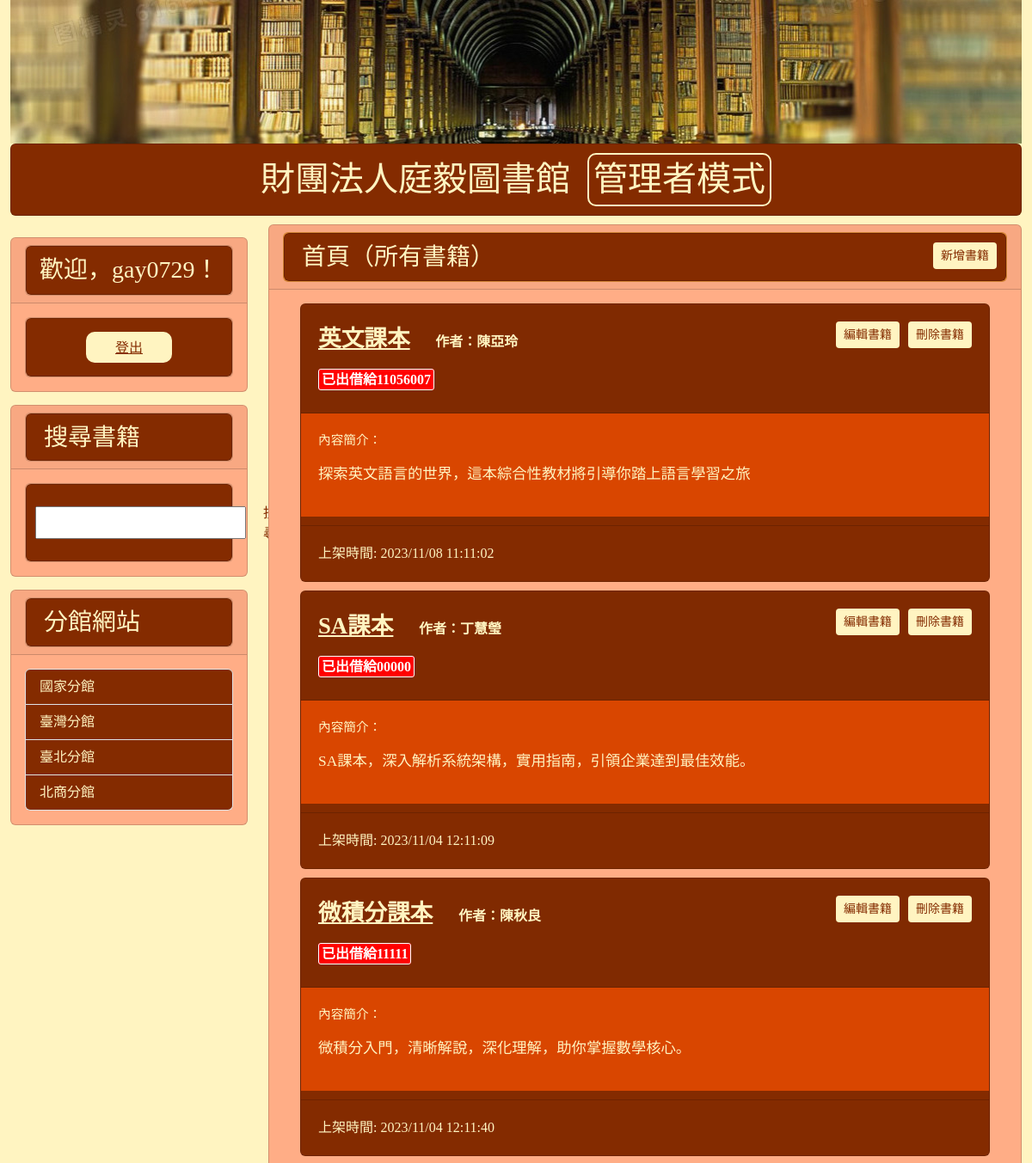
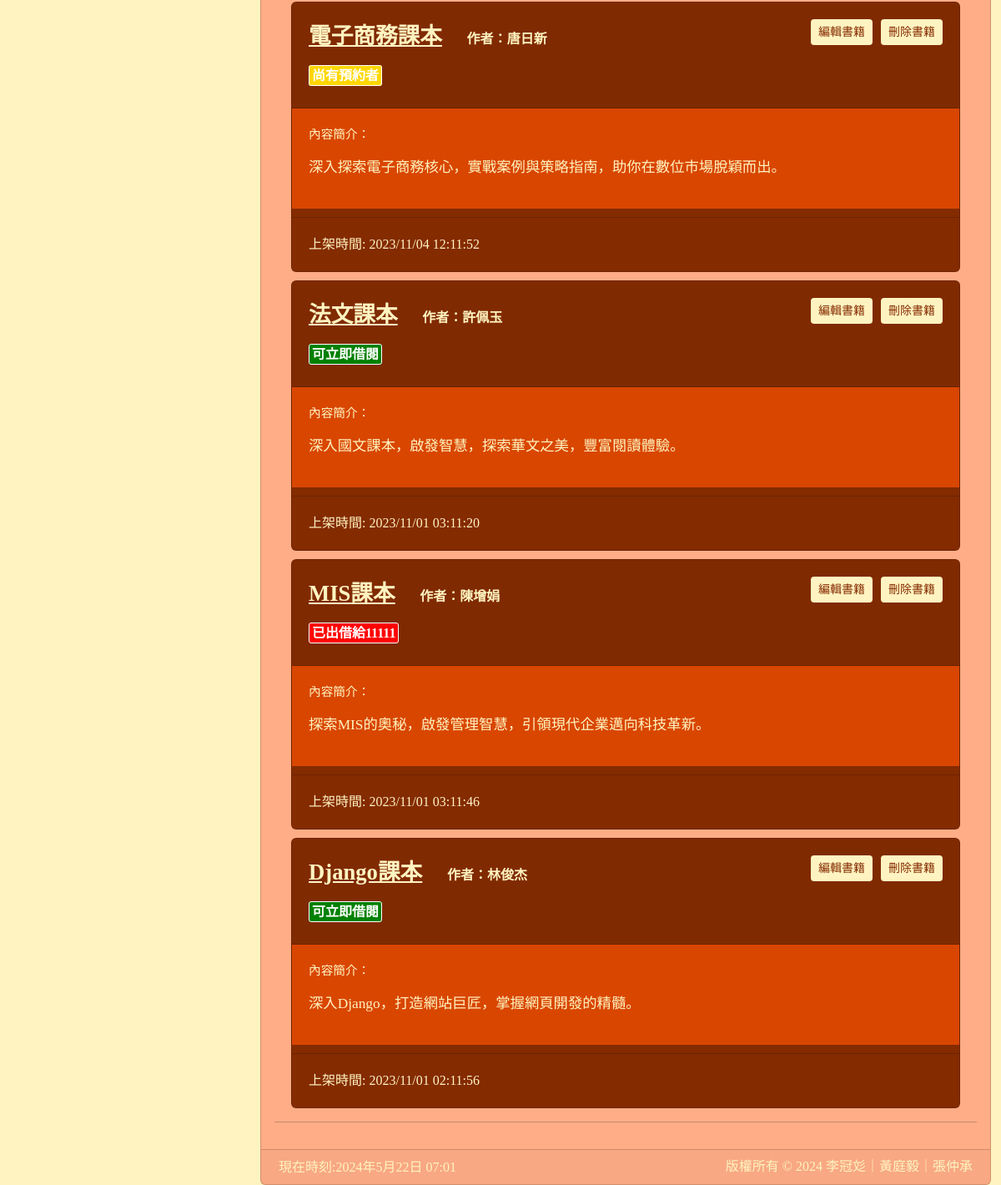
The app's page / (signed in) with its own data (2 pictures, top to bottom).
### mysite/models.py (models this page shows, shortened)
class Post(models.Model):
    title = models.CharField(max_length=50)
    write = models.CharField(max_length=50, default="不詳")
    slug = models.CharField(max_length=200)
    bookstype=[("一般書籍","一般書籍"),("教學用書","教學用書")]
    category = models.CharField(max_length=20, choices=bookstype, default="一般書籍")
    intro = models.TextField(default="", blank=True)
    photolink = models.TextField(default="", blank=True)
    body = models.TextField()
    borrower = models.CharField(max_length=150, blank=True, null=True)
    isBorrow = models.BooleanField(_("外借中"), default=False)
    pub_date = models.DateTimeField(auto_now_add=True)
    reservations = models.ManyToManyField(User, related_name='reserved_books', blank=True)
    borrowing_records = models.ManyToManyField(BorrowingRecord, related_name='borrowed_books', blank=True)
    @property
    def formatted_is_borrow(self):
        if self.isBorrow:
            try:
                user = User.objects.get(username=self.borrower)
                return f'<span style="color: white; background-color: red; border: 1px solid white; padding: 3px; border-radius: 3px;">已出借給{user.username}</span>'
            except User.DoesNotExist:
                return f'<span style="color: white; background-color: red; border: 1px solid white; padding: 3px; border-radius: 3px;">已出借給 {self.borrower}</span>'
        elif self.is_reserved:
            reservations = self.reservations.all()
            if reservations and self.borrower != reservations[0].username:
                return '<span style="color: white; background-color: gold; border: 1px solid white; padding: 3px; border-radius: 3px;">尚有預約者</span>'
        else:
            return '<span style="color: white; background-color: green; border: 1px solid white; padding: 3px; border-radius: 3px;">可立即借閱</span>'
    formatted_is_borrow.fget.short_description = "外借狀態"
    @property
    def is_reserved(self):
        return self.reservations.exists()
    class Meta:
        ordering = ("-pub_date",)

### mysite/views.py (the view)
# urls.py: path("",mv.homepage, name="homepage"),
def homepage(request):
    posts=Post.objects.all()
    now=datetime.now()
    return render(request,"index.html",locals())

### templates/index.html (shortened to what this page needs)
{% extends "base.html" %}
{% block headmessage %}
    <div class="card" style="background-color:#FFA042;">
        <div class="card" style="background-color:#842B00;">
            <h3 style="font-family:微軟正黑體; color:#FFF4C1; margin-left: 10px; margin-bottom: 0px; padding: 10px">首頁（所有書籍）
                {% if user.is_staff %}
                    <a class="btn btn-sm" style="background-color:#FFF4C1; color: #842B00; margin-top: 10px; float: right; margin-top: 0px; margin-right: 0px;" href="/add_book">新增書籍</a>
                {% endif %}
            </h3>
        </div>
    </div>
{% endblock headmessage %}
{% block content %}
{% for post in posts %}
<div class="card" style="background-color: #842B00; margin-bottom: 10px; margin-left: 20px; margin-right: 20px;">
    <div class="card-header" style="padding: 10px;">
        <p style="font-family: 微軟正黑體; font-size: 14pt; font-weight: bold; color: #FFF4C1; margin-top: 10px;">
            <a href="/post/{{post.slug}}" style="font-family: 微軟正黑體; font-size: 20pt; font-weight: bold; color: #FFF4C1; padding: 10px; display: inline;">{{post.title}}</a>
            <span style="font-family: 微軟正黑體; font-size: 12pt; font-weight: bold; color: #FFF4C1; margin-left: 15px; margin-top: 0; margin-bottom: 0; margin-right: 20px;">作者：{{post.write}}</span>
            {% if user.is_staff %}
                <a class="btn btn-sm" style="background-color:#FFF4C1; color: #842B00; margin-top: 10px; float: right; margin-top: 0px; margin-right: 10px;" href='{% url 'delete_book' slug=post.slug %}'>刪除書籍</a>
                <a class="btn btn-sm" style="background-color:#FFF4C1; color: #842B00; margin-top: 10px; float: right; margin-top: 0px; margin-right: 10px;" href='{% url 'edit_book' book_id=post.id %}'>編輯書籍</a>
            {% endif %}
        </p>
        <p style="font-family: 微軟正黑體; font-size: 12pt; font-weight: bold; color: #FFF4C1; margin-left: 10px;">
            {{post.formatted_is_borrow|safe}}
        </p>
    </div>
    <div class="card-body" style="font-family: 微軟正黑體; color: #FFF4C1; background-color: #D94600; padding: 20px;">
        <p style="font-size: 11pt;">內容簡介：</p>
        <p style="font-size: 13pt;">
            {{post.intro|truncatechars:40}}
        </p>
    </div>
    <div class="card-footer" style="font-family: 微軟正黑體; margin-top: 10px; color: #FFF4C1; background-color: #842B00; padding: 20px;">
        <p style="font-family:微軟正黑體; font-size:12pt; padding: 0px; margin-bottom: 0px;">
            上架時間:{{post.pub_date| date:" Y/m/d h:m:s"}}
        </p>
    </div>
</div>
{% endfor %}
<hr>
{% endblock content %}

### templates/base.html (shortened to what this page needs)
<!DOCTYPE html>
<html>
    <head>
        <link href="https://cdn.jsdelivr.net/npm/bootstrap@5.3.2/dist/css/bootstrap.min.css" rel="stylesheet">
    </head>
    <body>
        <div class="container-fluid" style="background-color:#FFF4C1">
            {% include "header.html" %}
            <div class="row">
                <div class="col-sm-3 col-md-3">
                    <div class="card" style="background-color:#FFAD86; margin-bottom: 10px; margin-top: 15px">
                        <div class="card-header">
                            <div class="card" style="background-color:#FFAD86;">
                                <div class="card" style="background-color:#842B00;">
                                    <h3 style="font-family:微軟正黑體; color:#FFF4C1; margin-left: 10px; margin-bottom: -10px; margin-top: 5px; padding: 5px">
                                        <div id="user-info">
                                            {% if user.is_authenticated %}
                                                <p>歡迎，{{ user.username }}！</p>
                                            {% else %}
                                                <p>訪客，您好！</p>
                                            {% endif %}
                                        </div>
                                    </h3>
                                </div>
                            </div>
                        </div>
                        <div class="card-body">
                            <div class="card" style="background-color:#FFAD86;">
                                <div class="card" style="background-color:#842B00;">
                                    <div class="list-group">
                                        <div class="row">
                                            <div class="col text-center">
                                                {% if user.is_authenticated %}
                                                    <button type="submit" style="width: 100px; background-color: #FFF4C1; border: none; cursor: pointer; border-radius: 10px; margin-top: 15px; margin-bottom: 15px;">
                                                        <a style="width: 100%; display: block; color: #842B00; border-radius: 10px; padding: 5px;" href="{% url 'logout' %}"> 登出</a>
                                                    </button>
                                                {% endif %}
                                            </div>
                                        </div>
                                    </div>
                                </div>
                            </div>
                        </div>
                    </div>
                    <div class="card" style="background-color:#FFAD86; margin-bottom: 10px; margin-top: 15px">
                        <div class="card-header">
                            <div class="card" style="background-color:#FFAD86;">
                                <div class="card" style="background-color:#842B00;">
                                    <h3 style="font-family:微軟正黑體; color:#FFF4C1; margin-left: 10px; margin-bottom: 0px; padding: 10px">搜尋書籍</h3>
                                </div>
                            </div>
                        </div>
                        <div class="card-body">
                            <div class="card" style="background-color:#FFAD86;">
                                <div class="card" style="background-color:#842B00;">
                                    <div class="list-group">
                                        <form method="get" action="{% url 'search_books' %}" style="margin-top: 20px; display: flex; align-items: center; margin-top: 15px; margin-bottom: 15px; margin-left: 10px;">
                                            <input type="text" name="q" id="search" required style="margin-right: 10px;  padding: 5px;">
                                            <button type="submit" style="background-color: #FFF4C1; color: #842B00; padding: 5px 10px; border: none; cursor: pointer; border-radius: 10px;;">搜尋</button>
                                        </form>
                                    </div>
                                </div>
                            </div>
                        </div>
                    </div>
                    <div class="card" style="background-color:#FFAD86; margin-top: 15px">
                        <div class="card-header">
                            <div class="card" style="background-color:#FFAD86;">
                                <div class="card" style="background-color:#842B00;">
                                    <h3 style="font-family:微軟正黑體; color:#FFF4C1; margin-left: 10px; margin-bottom: 0px; padding: 10px">分館網站</h3>
                                </div>
                            </div>
                        </div>
                        <div class="card-body">
                            <div class="list-group">
                                <a style="font-family:微軟正黑體;color:#FFF4C1;background-color:#842B00" href="https://www.ncl.edu.tw" class="list-group-item">國家分館</a>
                                <a style="font-family:微軟正黑體;color:#FFF4C1;background-color:#842B00" href="https://www.ntl.edu.tw/mp.asp?mp=1" class="list-group-item">臺灣分館</a>
                                <a style="font-family:微軟正黑體;color:#FFF4C1;background-color:#842B00" href="https://tpml.gov.taipei" class="list-group-item">臺北分館</a>
                                <a style="font-family:微軟正黑體;color:#FFF4C1;background-color:#842B00" href="https://library.ntub.edu.tw/wSite/mp" class="list-group-item">北商分館</a>
                            </div>
                        </div>
                    </div>
                </div>
                <div class="col-sm-9 col-md-9">
                    <div class="card" style="background-color:#FFAD86">
                        <div class="card-header">
                            {% block headmessage %}
                            {% endblock %}
                        </div>
                        <div class="card-body">
                            {% block content %} {% endblock %}
                        </div>
                        <div class="card-footer">
                            {% include "footer.html" %}
                        </div>
                </div>
            </div>
        </div>
    </body>
</html>

### records on screen
Post: title "英文課本", write "陳亞玲", formatted_is_borrow "已出借給11056007", intro "探索英文語言的世界，這本綜合性教材將引導你踏上語言學習之旅", pub_date "2023/11/08 11:11:02"
Post: title "SA課本", write "丁慧瑩", formatted_is_borrow "已出借給00000", intro "SA課本，深入解析系統架構，實用指南，引領企業達到最佳效能。", pub_date "2023/11/04 12:11:09"
Post: title "微積分課本", write "陳秋良", formatted_is_borrow "已出借給11111", intro "微積分入門，清晰解說，深化理解，助你掌握數學核心。", pub_date "2023/11/04 12:11:40"
Post: title "電子商務課本", write "唐日新", formatted_is_borrow "尚有預約者", intro "深入探索電子商務核心，實戰案例與策略指南，助你在數位市場脫穎而出。", pub_date "2023/11/04 12:11:52"
Post: title "法文課本", write "許佩玉", formatted_is_borrow "可立即借閱", intro "深入國文課本，啟發智慧，探索華文之美，豐富閱讀體驗。", pub_date "2023/11/01 03:11:20"
Post: title "MIS課本", write "陳增娟", formatted_is_borrow "已出借給11111", intro "探索MIS的奧秘，啟發管理智慧，引領現代企業邁向科技革新。", pub_date "2023/11/01 03:11:46"
Post: title "Django課本", write "林俊杰", formatted_is_borrow "可立即借閱", intro "深入Django，打造網站巨匠，掌握網頁開發的精髓。", pub_date "2023/11/01 02:11:56"

### other values on screen
{{ user.username }} "gay0729"
